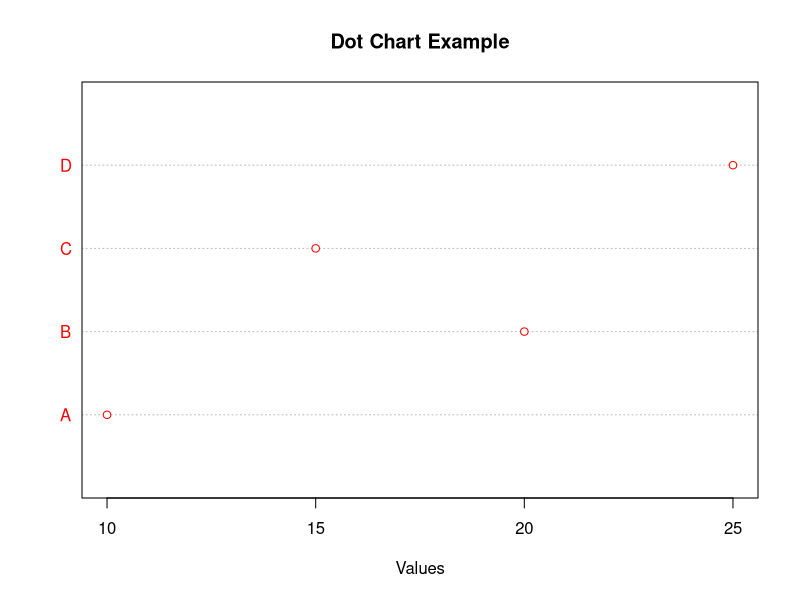

Reproduce this figure in R.
# Sample data
categories <- c("A", "B", "C", "D")
values <- c(10, 20, 15, 25)

# Create dot chart
dotchart(values, labels = categories, col="red",main = "Dot Chart Example", xlab = "Values")
